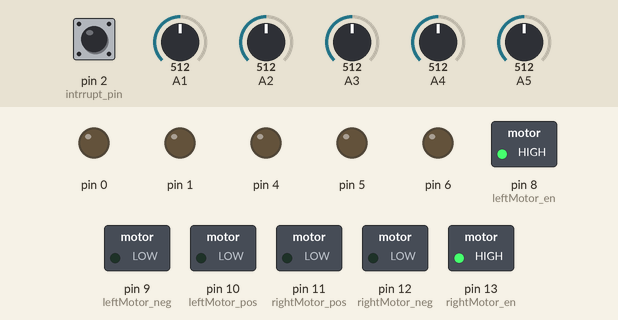
The sketch below on a simulated Arduino Uno, built with avr-gcc and run on an emulated ATmega328P. Parts: switched loads named in the sketch (green lamp = pin HIGH), output pins drawn as LEDs (lit = HIGH). Inputs (shaded band) come from the test bench; at power-on: A1 = 512, A5 = 512, pin 2 (intrrupt_pin) HIGH, A2 = 512, A3 = 512, A4 = 512.

Above: at 1.2 s.
1.3 s: A1 set to 604
2.8 s: A1 set to 620
At 4.0 s:
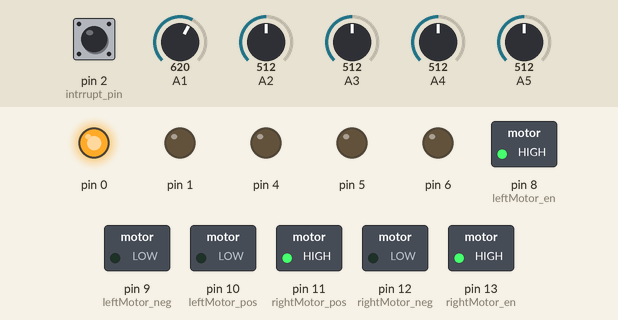
4.3 s: A5 set to 604
5.8 s: A5 set to 630
At 6.7 s:
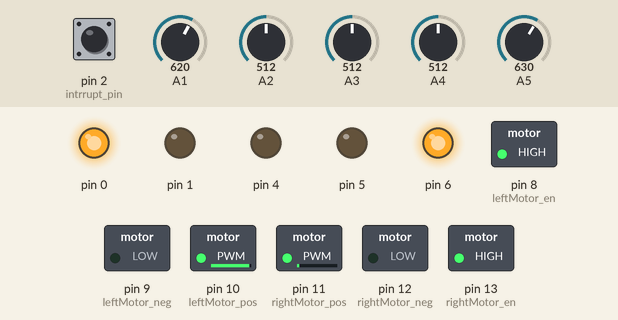
7.3 s: pin 2 (intrrupt_pin) pulled LOW for 0.15 s
At 9.0 s:
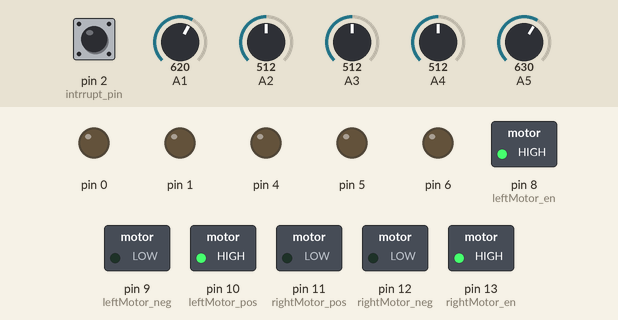
9.3 s: A2 set to 601
10.8 s: A2 set to 630
At 11.4 s:
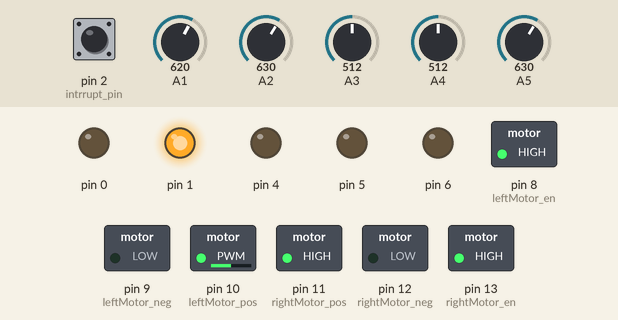
Timing chart, 0 to 13.3 s (numbered marks = the images above; inputs shaded):
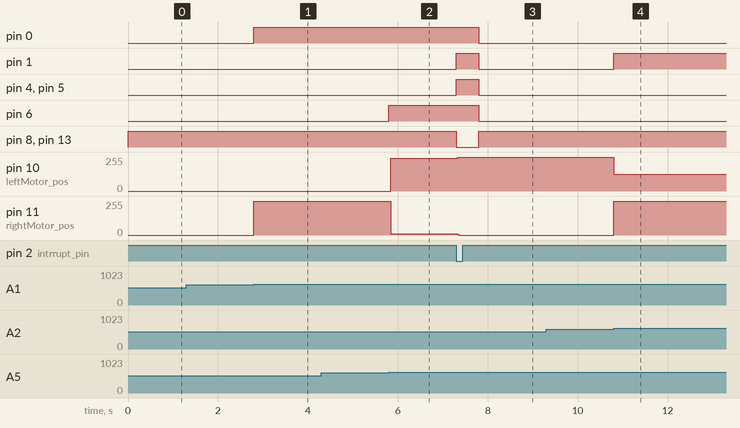

The sketch:

pf.ino
```cpp
#include <stdio.h>
#include <avr/io.h>
#include <avr/interrupt.h>


//Sensors ADC Value
unsigned int s0 = 0;
unsigned int s1 = 0;
unsigned int s2 = 0;
unsigned int s3 = 0;
unsigned int s4 = 0;
//Threshlod of Sensors Input
unsigned int t0 = 0;
unsigned int t1 = 0;
unsigned int t2 = 0;
unsigned int t3 = 0;
unsigned int t4 = 0;
//Digital State of Sensors
bool b0 = 0;
bool b1 = 0;
bool b2 = 0;
bool b3 = 0;
bool b4 = 0;
//Real-time Values
int intrrupt_pin = 2;
volatile bool calibrate = 0;
//////////////////////////////////////////////////////////////////////////CONFIGURE MOTOR PINS//////////////////////////////////////////////////////////////////////////////////////////
//RIGHT MOTOR
int rightMotor_pos = 11;
int rightMotor_neg = 12;
int rightMotor_en  = 13;
//LEFT MOTOR
int leftMotor_pos = 10;
int leftMotor_neg = 9;
int leftMotor_en  = 8;
//Intrrupt Routin
ISR(INT0_vect){
  calibrate = 1;
}

void setup() {
  //Serial Config
  UCSR0B = 0;//Turn of Serial to use LEDs
  //Configure sensors monitoring PINs
  pinMode(0,OUTPUT);
  pinMode(1,OUTPUT);
  pinMode(4,OUTPUT);
  pinMode(5,OUTPUT);
  pinMode(6,OUTPUT);
  //Intial Calibration
  calibration();
  //Interrupt Configuration
  PORTD |= (1 << PORTD2);//Set INT0 PIN In pull-up mode
  EIMSK |= ( 1 << INT0);//enable intrrupt
  //Set Sense mode in Rising-Edge Mode
  EICRA |= ( 0 << ISC00);
  EICRA |= ( 1 << ISC01);
  //Configure Motors Ports
  configure_motor();
  start();

}

void loop() {
  if(!calibrate ){
    read_sensors();
    navigate();
  }else{
    calibrate_sens();
  }


}
//////////////////////////////////////////////////////////////////////////////////////////////////////////////////////////////////////////////////
//   SSSSSSSSSSSSSSS EEEEEEEEEEEEEEEEEEEEEENNNNNNNN        NNNNNNNN   SSSSSSSSSSSSSSS      OOOOOOOOO     RRRRRRRRRRRRRRRRR      SSSSSSSSSSSSSSS //
// SS:::::::::::::::SE::::::::::::::::::::EN:::::::N       N::::::N SS:::::::::::::::S   OO:::::::::OO   R::::::::::::::::R   SS:::::::::::::::S//
//S:::::SSSSSS::::::SE::::::::::::::::::::EN::::::::N      N::::::NS:::::SSSSSS::::::S OO:::::::::::::OO R::::::RRRRRR:::::R S:::::SSSSSS::::::S//
//S:::::S     SSSSSSSEE::::::EEEEEEEEE::::EN:::::::::N     N::::::NS:::::S     SSSSSSSO:::::::OOO:::::::ORR:::::R     R:::::RS:::::S     SSSSSSS//
//S:::::S              E:::::E       EEEEEEN::::::::::N    N::::::NS:::::S            O::::::O   O::::::O  R::::R     R:::::RS:::::S            //
//S:::::S              E:::::E             N:::::::::::N   N::::::NS:::::S            O:::::O     O:::::O  R::::R     R:::::RS:::::S            //
// S::::SSSS           E::::::EEEEEEEEEE   N:::::::N::::N  N::::::N S::::SSSS         O:::::O     O:::::O  R::::RRRRRR:::::R  S::::SSSS         //
//  SS::::::SSSSS      E:::::::::::::::E   N::::::N N::::N N::::::N  SS::::::SSSSS    O:::::O     O:::::O  R:::::::::::::RR    SS::::::SSSSS    //
//    SSS::::::::SS    E:::::::::::::::E   N::::::N  N::::N:::::::N    SSS::::::::SS  O:::::O     O:::::O  R::::RRRRRR:::::R     SSS::::::::SS  //
//       SSSSSS::::S   E::::::EEEEEEEEEE   N::::::N   N:::::::::::N       SSSSSS::::S O:::::O     O:::::O  R::::R     R:::::R       SSSSSS::::S //
//            S:::::S  E:::::E             N::::::N    N::::::::::N            S:::::SO:::::O     O:::::O  R::::R     R:::::R            S:::::S//
//            S:::::S  E:::::E       EEEEEEN::::::N     N:::::::::N            S:::::SO::::::O   O::::::O  R::::R     R:::::R            S:::::S//
//SSSSSSS     S:::::SEE::::::EEEEEEEE:::::EN::::::N      N::::::::NSSSSSSS     S:::::SO:::::::OOO:::::::ORR:::::R     R:::::RSSSSSSS     S:::::S//
//S::::::SSSSSS:::::SE::::::::::::::::::::EN::::::N       N:::::::NS::::::SSSSSS:::::S OO:::::::::::::OO R::::::R     R:::::RS::::::SSSSSS:::::S//
//S:::::::::::::::SS E::::::::::::::::::::EN::::::N        N::::::NS:::::::::::::::SS    OO:::::::::OO   R::::::R     R:::::RS:::::::::::::::SS //
// SSSSSSSSSSSSSSS   EEEEEEEEEEEEEEEEEEEEEENNNNNNNN         NNNNNNN SSSSSSSSSSSSSSS        OOOOOOOOO     RRRRRRRR     RRRRRRR SSSSSSSSSSSSSSS   //
//////////////////////////////////////////////////////////////////////////////////////////////////////////////////////////////////////////////////

/////////////////////////////////////////////////////////////////READ SENSORS/////////////////////////////////////////////////////////////////////
void read_sensors(){
  s0 = analogRead(1);
  s1 = analogRead(2);
  s2 = analogRead(3);
  s3 = analogRead(4);
  s4 = analogRead(5);
  if(s0 >= t0){
    digitalWrite(0,HIGH);
    b0 = 1;
  }else{
    digitalWrite(0,LOW);
    b0 = 0;
  }
  if(s1 >= t1){
    digitalWrite(1,HIGH);
    b1 = 1;
  }else{
    digitalWrite(1,LOW);
    b1 = 0;
  }
  if(s2 >= t2){
    digitalWrite(4,HIGH);
    b2 = 1;
  }else{
    digitalWrite(4,LOW);
    b2 = 0;
  }
  if(s3 >= t3){
    digitalWrite(5,HIGH);
    b3 = 1;
  }else{
    digitalWrite(5,LOW);
    b3 = 0;
  }
  if(s4 >= t4){
    digitalWrite(6,HIGH);
    b4 = 1;
  }else{
    digitalWrite(6,LOW);
    b4 = 0;
  }

}
/////////////////////////////////////////////////////////////////CALIBRATION/////////////////////////////////////////////////////////////////////
void calibration(){
  t0 = analogRead(1)+100;
  t1 = analogRead(2)+100;
  t2 = analogRead(3)+100;
  t3 = analogRead(4)+100;
  t4 = analogRead(5)+100;
}

void calibrate_sens(){
  pause();
  digitalWrite(0,HIGH);
  digitalWrite(1,HIGH);
  digitalWrite(4,HIGH);
  digitalWrite(5,HIGH);
  digitalWrite(6,HIGH);
  delay(500);
  calibration();
  digitalWrite(0,LOW);
  digitalWrite(1,LOW);
  digitalWrite(4,LOW);
  digitalWrite(5,LOW);
  digitalWrite(6,LOW);
  calibrate = 0;
  start();
}

//////////////////////////////////////////////////////////////////////////////////////////////////////////////////////////////////////////////////////////////////////////////////
//MMMMMMMM               MMMMMMMM     OOOOOOOOO     TTTTTTTTTTTTTTTTTTTTTTT     OOOOOOOOO     RRRRRRRRRRRRRRRRR             OOOOOOOOO     PPPPPPPPPPPPPPPPP                     //
//M:::::::M             M:::::::M   OO:::::::::OO   T:::::::::::::::::::::T   OO:::::::::OO   R::::::::::::::::R          OO:::::::::OO   P::::::::::::::::P                    //
//M::::::::M           M::::::::M OO:::::::::::::OO T:::::::::::::::::::::T OO:::::::::::::OO R::::::RRRRRR:::::R       OO:::::::::::::OO P::::::PPPPPP:::::P                   //
//M:::::::::M         M:::::::::MO:::::::OOO:::::::OT:::::TT:::::::TT:::::TO:::::::OOO:::::::ORR:::::R     R:::::R     O:::::::OOO:::::::OPP:::::P     P:::::P                  //
//M::::::::::M       M::::::::::MO::::::O   O::::::OTTTTTT  T:::::T  TTTTTTO::::::O   O::::::O  R::::R     R:::::R     O::::::O   O::::::O  P::::P     P:::::P    ssssssssss    //
//M:::::::::::M     M:::::::::::MO:::::O     O:::::O        T:::::T        O:::::O     O:::::O  R::::R     R:::::R     O:::::O     O:::::O  P::::P     P:::::P  ss::::::::::s   //
//M:::::::M::::M   M::::M:::::::MO:::::O     O:::::O        T:::::T        O:::::O     O:::::O  R::::RRRRRR:::::R      O:::::O     O:::::O  P::::PPPPPP:::::P ss:::::::::::::s  //
//M::::::M M::::M M::::M M::::::MO:::::O     O:::::O        T:::::T        O:::::O     O:::::O  R:::::::::::::RR       O:::::O     O:::::O  P:::::::::::::PP  s::::::ssss:::::s //
//M::::::M  M::::M::::M  M::::::MO:::::O     O:::::O        T:::::T        O:::::O     O:::::O  R::::RRRRRR:::::R      O:::::O     O:::::O  P::::PPPPPPPPP     s:::::s  ssssss  //
//M::::::M   M:::::::M   M::::::MO:::::O     O:::::O        T:::::T        O:::::O     O:::::O  R::::R     R:::::R     O:::::O     O:::::O  P::::P               s::::::s       //
//M::::::M    M:::::M    M::::::MO:::::O     O:::::O        T:::::T        O:::::O     O:::::O  R::::R     R:::::R     O:::::O     O:::::O  P::::P                  s::::::s    //
//M::::::M     MMMMM     M::::::MO::::::O   O::::::O        T:::::T        O::::::O   O::::::O  R::::R     R:::::R     O::::::O   O::::::O  P::::P            ssssss   s:::::s  //
//M::::::M               M::::::MO:::::::OOO:::::::O      TT:::::::TT      O:::::::OOO:::::::ORR:::::R     R:::::R     O:::::::OOO:::::::OPP::::::PP          s:::::ssss::::::s //
//M::::::M               M::::::M OO:::::::::::::OO       T:::::::::T       OO:::::::::::::OO R::::::R     R:::::R      OO:::::::::::::OO P::::::::P          s::::::::::::::s  //
//M::::::M               M::::::M   OO:::::::::OO         T:::::::::T         OO:::::::::OO   R::::::R     R:::::R        OO:::::::::OO   P::::::::P           s:::::::::::ss   //
//MMMMMMMM               MMMMMMMM     OOOOOOOOO           TTTTTTTTTTT           OOOOOOOOO     RRRRRRRR     RRRRRRR          OOOOOOOOO     PPPPPPPPPP            sssssssssss     //
//////////////////////////////////////////////////////////////////////////////////////////////////////////////////////////////////////////////////////////////////////////////////

/////////////////////////////////////////////////////////////////////////MOTOR OPERATIOIN HANDLER/////////////////////////////////////////////////////////////////////////////////
void configure_motor(){
  //RIGTH MOTOR
  pinMode(rightMotor_pos,OUTPUT);
  pinMode(rightMotor_neg,OUTPUT);
  pinMode(rightMotor_en,OUTPUT);
  //LEFT MOTOR
  pinMode(leftMotor_pos,OUTPUT);
  pinMode(leftMotor_neg,OUTPUT);
  pinMode(leftMotor_en,OUTPUT);
}
void navigate(){
///////////////////////////////////
// ..............x.............. //
// .......o.............o....... //
// o...........................o //
//#################################
  if(b2 == 1){
    go_straight();
  }
///////////////////////////////////
// ..............x.............. //
// .......o.............o....... //
// o...........................o //
//#################################
  if(b1 == 1){
    go_left_pwm();
  }
///////////////////////////////////
// ..............x.............. //
// .......o.............o....... //
// o...........................o //
//#################################
  if(b3 == 1){
    go_right_pwm();
  }
///////////////////////////////////
// ..............x.............. //
// .......o.............o....... //
// o...........................o //
//#################################
  if(b0 == 1){
    go_left_off();
  }
///////////////////////////////////
// ..............x.............. //
// .......o.............o....... //
// o...........................o //
//#################################
  if(b4 == 1){
    go_right_off();
  }
}

void start(){
  digitalWrite(rightMotor_en,HIGH);
  digitalWrite(leftMotor_en,HIGH);
}

void pause(){
  digitalWrite(rightMotor_en,LOW);
  digitalWrite(leftMotor_en,LOW);
}
/////////////////////////////////////////////////////////////////////////MOTOR CONTROL FUNCTIONS///////////////////////////////////////////////////////////////////////////////////
//////////////////////////////////////////////////////////////////////////////////////////////////////////////////////////////////////////////////////////////////////////////////
//    ..............x..............                                     PORT STATES                                   PWM                                                       //
//    .......o.............o.......    => go_straight()           RIGHT MOTOR => +:1    -:0                           255                                                       //
//    o...........................o                               LEFT  MOTOR => +:1    -:0                           255                                                       //
//################################################################################################################################################################################
//    ..............o..............                                     PORT STATES                                   PWM                                                       //
//    .......o.............x.......    => go_left_pwm()           RIGHT MOTOR => +:1    -:0                           255                                                       //
//    o...........................o                               LEFT  MOTOR => +:50%  -:0                           127                                                       //
//################################################################################################################################################################################
//    ..............o..............                                     PORT STATES                                   PWM                                                       //
//    .......o.............o.......    => go_left_off()           RIGHT MOTOR => +:1    -:0                           255                                                       //
//    o...........................x                               LEFT  MOTOR => +:0    -:0                           0                                                         //
//################################################################################################################################################################################
//    ..............o..............                                     PORT STATES                                   PWM                                                       //
//    .......x.............o.......    => go_right_pwm()          RIGHT MOTOR => +:50%  -:0                           127                                                       //
//    o...........................o                               LEFT  MOTOR => +:1    -:0                           255                                                       //
//################################################################################################################################################################################
//    ..............o..............                                     PORT STATES                                   PWM                                                       //
//    .......o.............o.......    => go_right_off()          RIGHT MOTOR => +:0    -:0                           0                                                         //
//    x...........................o                               LEFT  MOTOR => +:1    -:0                           255                                                       //
//################################################################################################################################################################################
void go_straight(){
    //RIGHT MOTOR
    analogWrite(rightMotor_pos,255);
    digitalWrite(rightMotor_neg,LOW);
    //LEFT MOTOR
    analogWrite(leftMotor_pos,255);
    digitalWrite(leftMotor_neg,LOW);
}

void go_left_pwm(){
    //RIGHT MOTOR
    analogWrite(rightMotor_pos,255);
    digitalWrite(rightMotor_neg,LOW);
    //LEFT MOTOR
    analogWrite(leftMotor_pos,127);
    digitalWrite(leftMotor_neg,LOW);
}

void go_left_off(){
    //RIGHT MOTOR
    analogWrite(rightMotor_pos,255);
    digitalWrite(rightMotor_neg,LOW);
    //LEFT MOTOR
    analogWrite(leftMotor_pos,0);
    digitalWrite(leftMotor_neg,LOW);
}

void go_right_pwm(){
    //RIGHT MOTOR
    analogWrite(rightMotor_pos,127);
    digitalWrite(rightMotor_neg,LOW);
    //LEFT MOTOR
    analogWrite(leftMotor_pos,255);
    digitalWrite(leftMotor_neg,LOW);
}

void go_right_off(){
    //RIGHT MOTOR
    analogWrite(rightMotor_pos,0);
    digitalWrite(rightMotor_neg,LOW);
    //LEFT MOTOR
    analogWrite(leftMotor_pos,255);
    digitalWrite(leftMotor_neg,LOW);
}
```

Measured:
- the behaviour switches between 611 and 612 on A1 (found by bisection; images 0 and 1)
- the behaviour switches between 611 and 612 on A5 (found by bisection; images 1 and 2)
- the behaviour switches between 611 and 612 on A2 (found by bisection; images 3 and 4)
- after the input at 1.3 s, every drawn part: stays the same
- after the input at 2.8 s, pin 0: LOW → HIGH at once; pin 11 (rightMotor_pos): 0/255 → 255/255 at once
- after the input at 4.3 s, every drawn part: stays the same
- after the input at 5.8 s, pin 6: LOW → HIGH at once; pin 10 (leftMotor_pos): 0/255 → 244/255 at once; pin 11 (rightMotor_pos): 255/255 → 11/255 at once
- after the input at 7.3 s, pin 0, pin 6: HIGH → LOW after 0.50 s; pin 1, pin 4, pin 5: LOW → HIGH at once, → LOW 0.50 s later; pin 8 (leftMotor_en), pin 13 (rightMotor_en): HIGH → LOW at once, → HIGH 0.50 s later; pin 10 (leftMotor_pos): 244/255 → 255/255 at once; pin 11 (rightMotor_pos): 11/255 → 0/255 at once
- after the input at 9.3 s, every drawn part: stays the same
- after the input at 10.8 s, pin 1: LOW → HIGH at once; pin 10 (leftMotor_pos): 255/255 → 127/255 at once; pin 11 (rightMotor_pos): 0/255 → 255/255 at once
